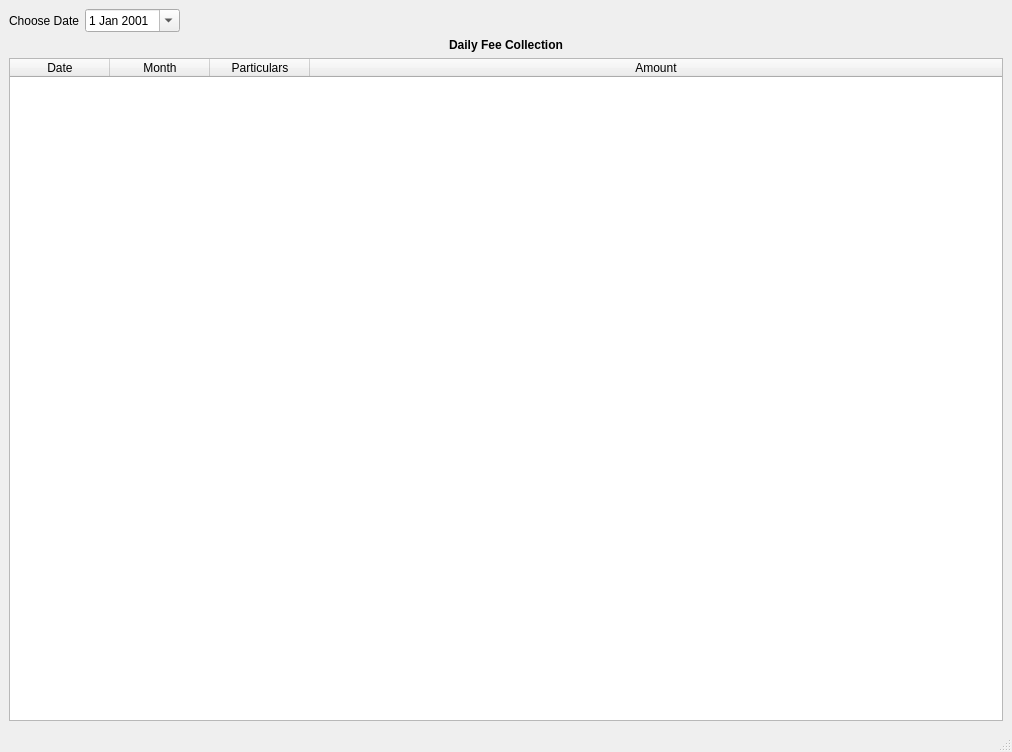
<?xml version="1.0" encoding="UTF-8"?>
<ui version="4.0">
 <class>DailyCollection</class>
 <widget class="QMainWindow" name="DailyCollection">
  <property name="geometry">
   <rect>
    <x>0</x>
    <y>0</y>
    <width>1012</width>
    <height>752</height>
   </rect>
  </property>
  <property name="windowTitle">
   <string>MainWindow</string>
  </property>
  <widget class="QWidget" name="centralwidget">
   <layout class="QGridLayout" name="gridLayout_2">
    <item row="0" column="0">
     <layout class="QGridLayout" name="gridLayout">
      <item row="1" column="0" colspan="3">
       <widget class="QLabel" name="label_3">
        <property name="text">
         <string>&lt;html&gt;&lt;head/&gt;&lt;body&gt;&lt;p align=&quot;center&quot;&gt;&lt;span style=&quot; font-weight:600;&quot;&gt;Daily Fee Collection&lt;/span&gt;&lt;/p&gt;&lt;/body&gt;&lt;/html&gt;</string>
        </property>
       </widget>
      </item>
      <item row="2" column="0" colspan="3">
       <widget class="QTableWidget" name="Feelist">
        <attribute name="horizontalHeaderStretchLastSection">
         <bool>true</bool>
        </attribute>
        <column>
         <property name="text">
          <string>Date</string>
         </property>
        </column>
        <column>
         <property name="text">
          <string>Month</string>
         </property>
        </column>
        <column>
         <property name="text">
          <string>Particulars</string>
         </property>
        </column>
        <column>
         <property name="text">
          <string>Amount</string>
         </property>
        </column>
       </widget>
      </item>
      <item row="0" column="1">
       <widget class="QDateEdit" name="dateEdit">
        <property name="dateTime">
         <datetime>
          <hour>0</hour>
          <minute>0</minute>
          <second>0</second>
          <year>2001</year>
          <month>1</month>
          <day>1</day>
         </datetime>
        </property>
        <property name="calendarPopup">
         <bool>true</bool>
        </property>
       </widget>
      </item>
      <item row="0" column="2">
       <spacer name="horizontalSpacer">
        <property name="orientation">
         <enum>Qt::Horizontal</enum>
        </property>
        <property name="sizeHint" stdset="0">
         <size>
          <width>658</width>
          <height>20</height>
         </size>
        </property>
       </spacer>
      </item>
      <item row="0" column="0">
       <widget class="QLabel" name="label_2">
        <property name="text">
         <string>Choose Date</string>
        </property>
       </widget>
      </item>
     </layout>
    </item>
   </layout>
  </widget>
  <widget class="QStatusBar" name="statusbar"/>
 </widget>
 <resources/>
 <connections/>
</ui>
